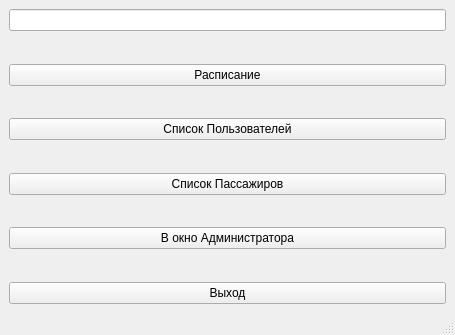
<?xml version="1.0" encoding="UTF-8"?>
<ui version="4.0">
 <class>paymasters</class>
 <widget class="QMainWindow" name="paymasters">
  <property name="geometry">
   <rect>
    <x>0</x>
    <y>0</y>
    <width>455</width>
    <height>335</height>
   </rect>
  </property>
  <property name="windowTitle">
   <string>AirPortSystems: PayMaster Window</string>
  </property>
  <widget class="QWidget" name="centralwidget">
   <layout class="QVBoxLayout" name="verticalLayout">
    <item>
     <widget class="QLineEdit" name="UserParam">
      <property name="alignment">
       <set>Qt::AlignCenter</set>
      </property>
      <property name="readOnly">
       <bool>true</bool>
      </property>
     </widget>
    </item>
    <item>
     <spacer name="verticalSpacer_5">
      <property name="orientation">
       <enum>Qt::Vertical</enum>
      </property>
      <property name="sizeHint" stdset="0">
       <size>
        <width>20</width>
        <height>40</height>
       </size>
      </property>
     </spacer>
    </item>
    <item>
     <widget class="QPushButton" name="Planes">
      <property name="text">
       <string>Расписание</string>
      </property>
     </widget>
    </item>
    <item>
     <spacer name="verticalSpacer_3">
      <property name="orientation">
       <enum>Qt::Vertical</enum>
      </property>
      <property name="sizeHint" stdset="0">
       <size>
        <width>20</width>
        <height>40</height>
       </size>
      </property>
     </spacer>
    </item>
    <item>
     <widget class="QPushButton" name="UserList">
      <property name="text">
       <string>Список Пользователей</string>
      </property>
     </widget>
    </item>
    <item>
     <spacer name="verticalSpacer_2">
      <property name="orientation">
       <enum>Qt::Vertical</enum>
      </property>
      <property name="sizeHint" stdset="0">
       <size>
        <width>20</width>
        <height>40</height>
       </size>
      </property>
     </spacer>
    </item>
    <item>
     <widget class="QPushButton" name="PassengerList">
      <property name="text">
       <string>Список Пассажиров</string>
      </property>
     </widget>
    </item>
    <item>
     <spacer name="verticalSpacer">
      <property name="orientation">
       <enum>Qt::Vertical</enum>
      </property>
      <property name="sizeHint" stdset="0">
       <size>
        <width>20</width>
        <height>40</height>
       </size>
      </property>
     </spacer>
    </item>
    <item>
     <widget class="QPushButton" name="BackToAdminWindow">
      <property name="text">
       <string>В окно Администратора</string>
      </property>
     </widget>
    </item>
    <item>
     <spacer name="verticalSpacer_6">
      <property name="orientation">
       <enum>Qt::Vertical</enum>
      </property>
      <property name="sizeHint" stdset="0">
       <size>
        <width>20</width>
        <height>40</height>
       </size>
      </property>
     </spacer>
    </item>
    <item>
     <widget class="QPushButton" name="Logout">
      <property name="text">
       <string>Выход</string>
      </property>
     </widget>
    </item>
   </layout>
  </widget>
  <widget class="QMenuBar" name="menubar">
   <property name="geometry">
    <rect>
     <x>0</x>
     <y>0</y>
     <width>455</width>
     <height>21</height>
    </rect>
   </property>
  </widget>
  <widget class="QStatusBar" name="statusbar"/>
 </widget>
 <resources/>
 <connections/>
</ui>
